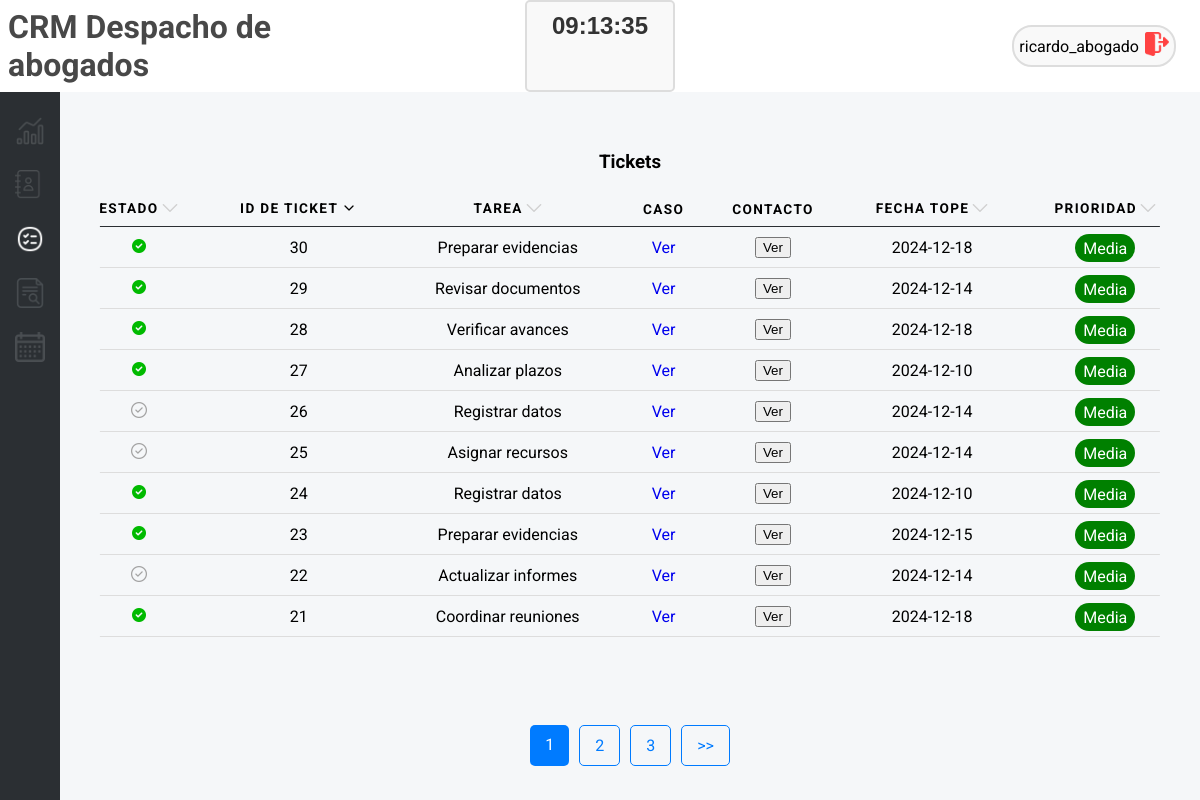
The page /tickets/page/1/id/desc (signed in) on the database its author committed.
### tables this page shows
CREATE TABLE tickets (
            id INTEGER PRIMARY KEY AUTOINCREMENT,
            asistente_id INTEGER,
            caso_id INTEGER,
            estado BOOLEAN NOT NULL DEFAULT 1, -- 1 para abierto, 0 para cerrado
            tarea VARCHAR(50),
            descripcion VARCHAR(200),
            nota TEXT CHECK(LENGTH(nota) <= 300), -- Limitar las notas a 300 caracteres
            fecha_tope TEXT, -- Nueva columna para la fecha límite
            fecha_creacion TEXT,
            fecha_cierre TEXT,
            FOREIGN KEY (asistente_id) REFERENCES asistentes(id),
            FOREIGN KEY (caso_id) REFERENCES casos(id)
        );

### app.py (the view)
@app.route('/tickets', defaults={'page': 1, 'order_by': 'id', 'order_direction': 'asc'})
@app.route('/tickets/page/<int:page>/<order_by>/<order_direction>')
@login_required
def tickets(page, order_by, order_direction):
    per_page = 10  # Número de registros por página
    offset = (page - 1) * per_page  # Calcular el desplazamiento
    tickets = get_records('tickets', order_by=order_by, order_direction=order_direction, limit=per_page, offset=offset)
    total_records = get_total_records('tickets')
    total_pages = (total_records + per_page - 1) // per_page  # Redondeo hacia arriba
    def calcular_prioridad(fecha_tope):
        if isinstance(fecha_tope, str):
            try:
                fecha_tope_obj = datetime.strptime(fecha_tope, '%Y-%m-%d %H:%M:%S')
                fecha_tope_obj = fecha_tope_obj.date()
                hoy = datetime.today().date()
                diferencia_dias = (fecha_tope_obj - hoy).days
                if diferencia_dias <= 3:
                    prioridad = 'Alta'
                elif diferencia_dias <= 7:
                    prioridad = 'Media'
                else:
                    prioridad = 'Baja'
                return prioridad
            except ValueError:
                print("Formato de fecha incorrecto. Asegúrate de que esté en formato 'YYYY-MM-DD HH:MM:SS'")
        else:
            print("Fecha tope no es una cadena de texto válida.")
    return render_template(
        "tickets.html",
        tickets=tickets,
        current_page=page,
        total_pages=total_pages,
        message="Tickets",
        order_by=order_by,
        order_direction=order_direction,
        fecha_tope = calcular_prioridad(tickets[7][7])
    )

### db_connection.py (called while the page is built)
def conectar():
    if 'db' not in g:
        try:
            g.db = sqlite3.connect(DATABASE)
            g.db.row_factory = sqlite3.Row
            print("Conexión exitosa a la base de datos")
        except sqlite3.Error as e:
            print(f"Error al conectar a la base de datos: {e}")
            g.db = None
    return g.db

def get_total_records(table_name):
    conn = conectar()
    cursor = conn.cursor()
    query = f"SELECT COUNT(*) FROM {table_name}"
    cursor.execute(query)
    total_records = cursor.fetchone()[0]
    return total_records

def get_records(table_name, order_by, order_direction='asc', limit=10, offset=0):
    conn = conectar()
    cursor = conn.cursor()
    if order_direction not in ['asc', 'desc']:
        order_direction = 'asc'
    query = f"SELECT * FROM {table_name} ORDER BY {order_by} {order_direction} LIMIT ? OFFSET ?"
    cursor.execute(query, (limit, offset))
    records = cursor.fetchall()
    return records

def login_required(f):
    @wraps(f)
    def decorated_function(*args, **kwargs):
        if 'username' not in session:
            return redirect('/login')
        return f(*args, **kwargs)
    return decorated_function

### templates/tickets.html (shortened to what this page needs)
{% include 'header.html' %}
<div id="tickets-tools">
  <div class="dashboard-content">
    <div class="table-top">
      <h3>{{ message }}</h3>
    </div>
    <table>
      <thead>
        <tr>
          <th scope="col">
            <span>Estado
              <a href="/tickets/page/{{ current_page }}/estado/{{ 'desc' if order_direction == 'asc' else 'asc' }}">
                <img class="filter"
                  src="{{ url_for('static', filename='up.png') if order_direction == 'asc' and order_by == 'estado' else (url_for('static', filename='down.png') if order_direction == 'desc' and order_by == 'estado' else url_for('static', filename='arrow-grey.png')) }}"
                  alt="Orden">
              </a>
            </span>
          </th>
          <th scope="col">
            <span>ID de Ticket
              <a href="/tickets/page/{{ current_page }}/id/{{ 'desc' if order_direction == 'asc' else 'asc' }}">
                <img class="filter"
                  src="{{ url_for('static', filename='up.png') if order_direction == 'asc' and order_by == 'id' else (url_for('static', filename='down.png') if order_direction == 'desc' and order_by == 'id' else url_for('static', filename='arrow-grey.png')) }}"
                  alt="Orden">
              </a>
            </span>
          </th>
          <th scope="col">
            <span>Tarea
              <a href="/tickets/page/{{ current_page }}/tarea/{{ 'desc' if order_direction == 'asc' else 'asc' }}">
                <img class="filter"
                  src="{{ url_for('static', filename='up.png') if order_direction == 'asc' and order_by == 'tarea' else (url_for('static', filename='down.png') if order_direction == 'desc' and order_by == 'tarea' else url_for('static', filename='arrow-grey.png')) }}"
                  alt="Orden">
              </a>
            </span>
          </th>
          <th scope="col">Caso</th>
          <th scope="col">Contacto</th>
          <th scope="col">
            <span>Fecha Tope
              <a href="/tickets/page/{{ current_page }}/fecha_tope/{{ 'desc' if order_direction == 'asc' else 'asc' }}">
                <img class="filter"
                  src="{{ url_for('static', filename='up.png') if order_direction == 'asc' and order_by == 'fecha_tope' else (url_for('static', filename='down.png') if order_direction == 'desc' and order_by == 'fecha_tope' else url_for('static', filename='arrow-grey.png')) }}"
                  alt="Orden">
              </a>
            </span>
          </th>
          <th scope="col">
            <span>Prioridad
              <a href="/tickets/page/{{ current_page }}/fecha_tope/{{ 'desc' if order_direction == 'asc' else 'asc' }}">
                <img class="filter"
                  src="{{ url_for('static', filename='up.png') if order_direction == 'asc' and order_by == 'fecha_tope' else (url_for('static', filename='down.png') if order_direction == 'desc' and order_by == 'fecha_tope' else url_for('static', filename='arrow-grey.png')) }}"
                  alt="Orden">
              </a>
            </span>
          </th>
        </tr>
      </thead>
      <tbody>
        {% for ticket in tickets %}
        <tr class="ticket-row">
          <td data-label="Estado"><img class="filter"
              src="{{ url_for('static', filename='check-green.png') if ticket[3] else url_for('static', filename='check-grey.png') }}"
              alt="Estado"></td>
          <td data-label="id">{{ ticket[0] }}</td>
          <td data-label="Tarea">{{ ticket[4] }}</td>
          <td data-label="Caso"><a href="/casos/{{ ticket['caso_id'] }}">Ver</a></td>
          <td data-label="Contacto"><button class="open-modal-btn">Ver</button></td>
          <td data-label="Fecha Tope">{{ ticket[7][:10] or 'No asignada' }}</td>
          <td data-label="Prioridad">
            <span
              class="estado {% if ticket['prioridad'] == 'Alta' %}rojo{% elif ticket['prioridad'] == 'Media' %}amarillo{% else %}verde{% endif %}">
              {{ fecha_tope }}
            </span>
          </td>
        </tr>
        {% endfor %}
      </tbody>
    </table>
    <section class="pagination">
          {% for page in range(1, total_pages + 1) %}
          <a href="/tickets/page/{{ page }}/{{ order_by }}/{{ order_direction }}"
            class="{% if page == current_page %}active{% endif %}">
            {{ page }}
          </a>
          {% endfor %}
          {% if current_page < total_pages %} <a
            href="/tickets/page/{{ current_page + 1 }}/{{ order_by }}/{{ order_direction }}">>>
      </a>
      {% endif %}
    </section>
  </div>
</div>
{% include 'footer.html' %}

### static/style.css (style rules this page uses)
body { background-color: #F5F7F9; font-family: "Roboto", sans-serif; height: 100vh; margin: 0; display: flex; flex-direction: column; }
a { text-decoration: none; }
th span { display: flex; justify-content: center; }
th span img { padding-left: 0.2rem; }
h3 { text-align: center; width: 100%; }
#tickets-tools { display: grid; }
.dashboard-content { display: flex; flex-direction: column; align-items: center; padding: 3vh 1vw; }
.estado { margin-top: 0.6rem; padding: 0.3rem 0.5rem; border-radius: 1rem; color: white; }
.verde { background-color: green; }
.filter { height: 1rem; width: auto; }
.table-top { display: flex; flex-direction: row; margin-top: 2vh; width: 100%; justify-content: space-between; }
table { border-collapse: collapse; margin: 0; padding: 0; width: 100%; }
table tr { position: relative; }
table tr::before { content: ''; position: absolute; bottom: 0; left: 50%; width: 95%; height: 1.5px; background-color: #ddd; transform: translateX(-50%); }
table th, table td { padding: .625em; text-align: center; }
table th { font-size: .85em; letter-spacing: .1em; text-transform: uppercase; }
.pagination { margin-top: auto; justify-self: flex-end; display: flex; padding: 10px; }
.pagination a { padding: 10px 15px; margin: 0 5px; text-decoration: none; color: #007bff; border: 1px solid #007bff; border-radius: 5px; transition: background-color 0.3s; }
.pagination a.active { background-color: #007bff; color: white; border: none; }

### static/calendar.css (style rules this page uses)
*, *:before, *:after { -moz-box-sizing: border-box; -webkit-box-sizing: border-box; box-sizing: border-box; }

### static/report.css (style rules this page uses)
*, *:before, *:after { -moz-box-sizing: border-box; -webkit-box-sizing: border-box; box-sizing: border-box; }
table thead tr::before { background-color: #2b2f33; }

### rows shown on the page
tickets: id "30", tarea "Preparar evidencias", fecha_tope "2024-12-18", fecha_tope "Media"
tickets: id "29", tarea "Revisar documentos", fecha_tope "2024-12-14", fecha_tope "Media"
tickets: id "28", tarea "Verificar avances", fecha_tope "2024-12-18", fecha_tope "Media"
tickets: id "27", tarea "Analizar plazos", fecha_tope "2024-12-10", fecha_tope "Media"
tickets: id "26", tarea "Registrar datos", fecha_tope "2024-12-14", fecha_tope "Media"
tickets: id "25", tarea "Asignar recursos", fecha_tope "2024-12-14", fecha_tope "Media"
tickets: id "24", tarea "Registrar datos", fecha_tope "2024-12-10", fecha_tope "Media"
tickets: id "23", tarea "Preparar evidencias", fecha_tope "2024-12-15", fecha_tope "Media"
tickets: id "22", tarea "Actualizar informes", fecha_tope "2024-12-14", fecha_tope "Media"
tickets: id "21", tarea "Coordinar reuniones", fecha_tope "2024-12-18", fecha_tope "Media"

### other values the page prints
{{ session.get('username', 'Invitado') }} "ricardo_abogado"
{{ message }} "Tickets"
{{ page }} "1" "2" "3"
